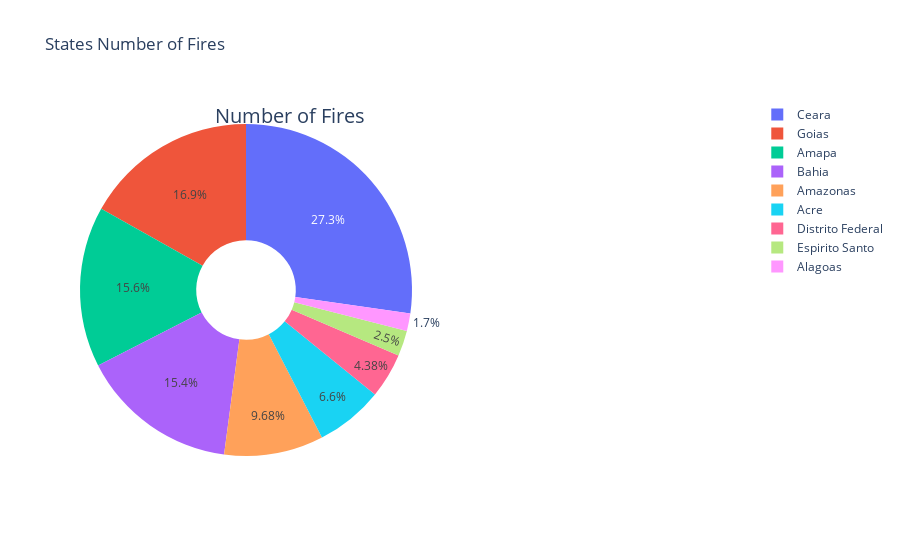

Notebook source saved alongside this figure:
### Code cell
df2017 = df[df.year == 2017].iloc[:100,:]
pie1 = df2017.number
labels = df2017.state
# figure
fig = {
  "data": [
    {
      "values": pie1,
      "labels": labels,
      "domain": {"x": [0, .5]},
      "name": "Number Of Fires",
      "hoverinfo":"label+percent+name",
      "hole": .3,
      "type": "pie"
    },],
  "layout": {
        "title":"States Number of Fires",
        "annotations": [
            { "font": { "size": 20},
              "showarrow": False,
              "text": "Number of Fires",
                "x": 0.20,
                "y": 1
            },
        ]
    }
}
iplot(fig)

### Figure 1 — Plotly figure (JSON) as saved in the notebook; plotly's stock layout.template omitted (floating-point values rounded to 4 significant figures)
{"data": [{"domain": {"x": [0, 0.5]}, "hole": 0.3, "hoverinfo": "label+percent+name", "labels": ["Acre", "Acre", "Acre", "Acre", "Acre", "Acre", "Acre", "Acre", "Acre", "Acre", "Acre", "Alagoas", "Alagoas", "Alagoas", "Alagoas", "Alagoas", "Alagoas", "Alagoas", "Alagoas", "Alagoas", "Alagoas", "Alagoas", "Alagoas", "Amapa", "Amapa", "Amapa", "Amapa", "Amapa", "Amapa", "Amapa", "Amapa", "Amapa", "Amapa", "Amapa", "Amazonas", "Amazonas", "Amazonas", "Amazonas", "Amazonas", "Amazonas", "Amazonas", "Amazonas", "Amazonas", "Amazonas", "Amazonas", "Bahia", "Bahia", "Bahia", "Bahia", "Bahia", "Bahia", "Bahia", "Bahia", "Bahia", "Bahia", "Bahia", "Ceara", "Ceara", "Ceara", "Ceara", "Ceara", "Ceara", "Ceara", "Ceara", "Ceara", "Ceara", "Ceara", "Distrito Federal", "Distrito Federal", "Distrito Federal", "Distrito Federal", "Distrito Federal", "Distrito Federal", "Distrito Federal", "Distrito Federal", "Distrito Federal", "Distrito Federal", "Distrito Federal", "Espirito Santo", "Espirito Santo", "Espirito Santo", "Espirito Santo", "Espirito Santo", "Espirito Santo", "Espirito Santo", "Espirito Santo", "Espirito Santo", "Espirito Santo", "Espirito Santo", "Goias", "Goias", "Goias", "Goias", "Goias", "Goias", "Goias", "Goias", "Goias", "Goias", "Goias"], "name": "Number Of Fires", "type": "pie", "values": [0, 1, 0, 1, 10, 45, 457, 1.493, 3.429, 1.508, 98, 38, 38, 21, 23, 7, 1, 2, 0, 1, 4, 14, 10, 2, 0, 0, 3, 1, 2, 3, 33, 95, 468, 858, 65, 52, 45, 20, 40, 119, 1.975, 6.316, 4.033, 1.581, 552, 154, 100, 163, 94, 121, 329, 300, 1.018, 1.791, 4.005, 174, 91, 9, 4, 6, 9, 23, 26, 121, 505, 949, 812, 1, 0, 0, 1, 6, 23, 44, 147, 122, 66, 0, 13, 8, 9, 7, 10, 37, 3, 30, 58, 56, 3, 53, 75, 115, 60, 135, 442, 577, 1.492, 3.238, 2.401, 117]}], "layout": {"annotations": [{"font": {"size": 20}, "showarrow": false, "text": "Number of Fires", "x": 0.2, "y": 1}], "title": {"text": "States Number of Fires"}}}
